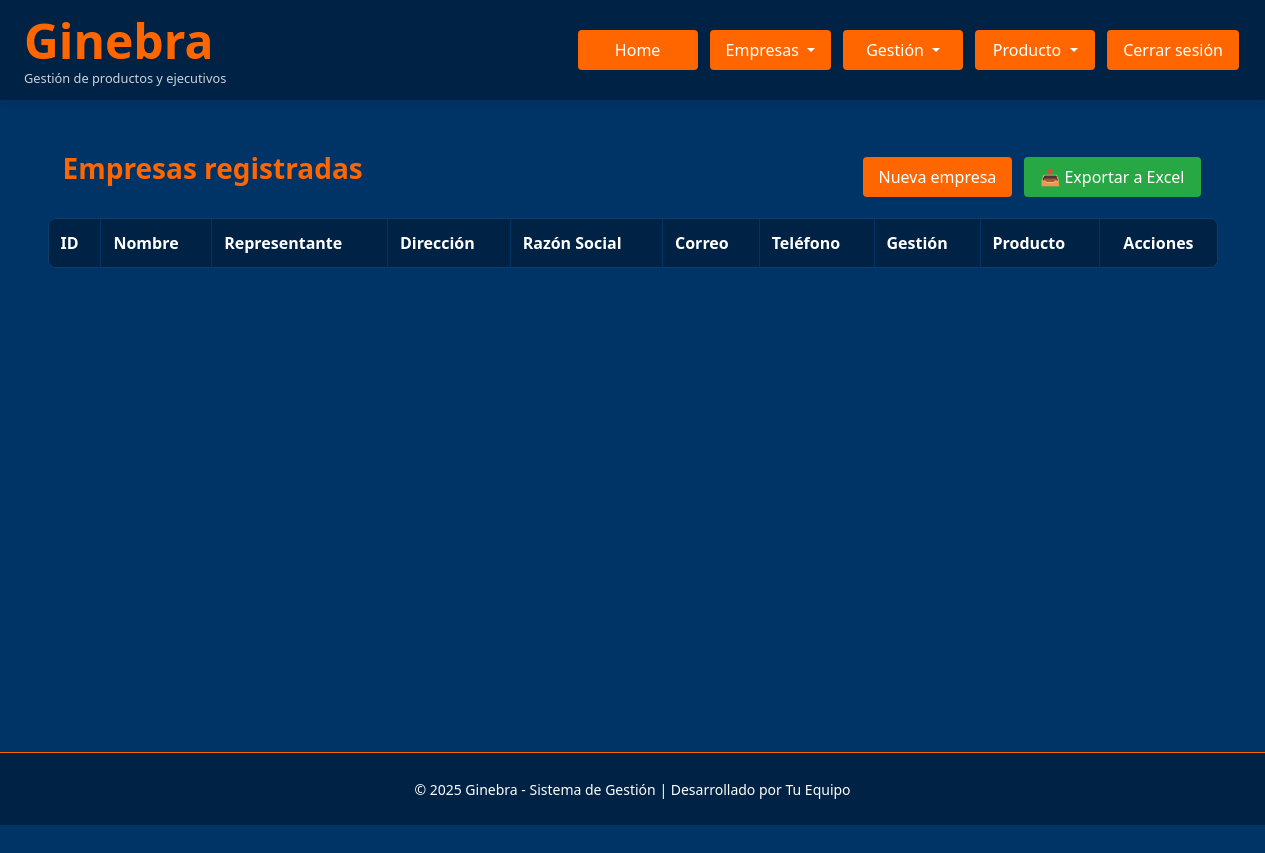
The page /admin/empresas (signed in) on the database as committed earlier.
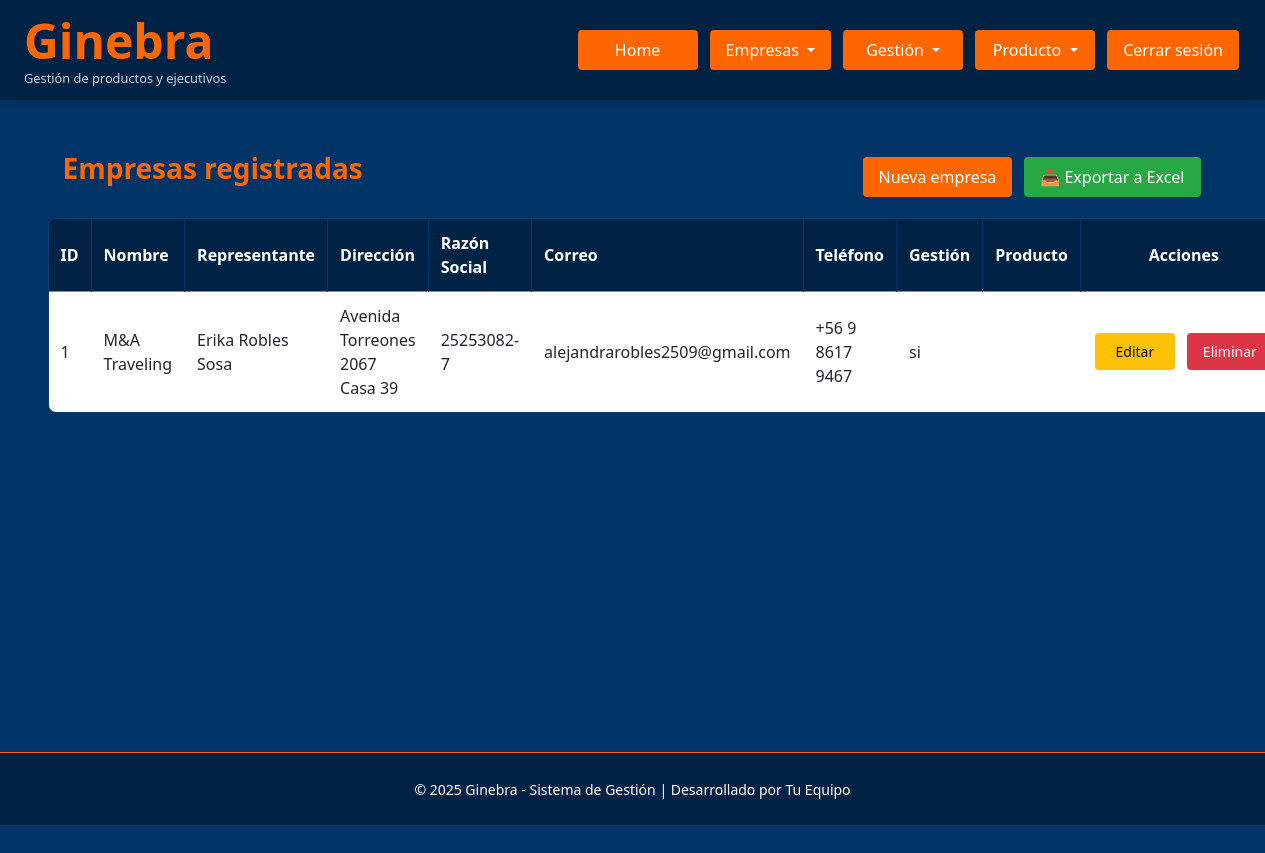
The same page on the database as committed later.
### Ginebra.py (models this page shows)
class Empresa(db.Model):
    id = db.Column(db.Integer, primary_key=True)
    nombre = db.Column(db.String(100))
    representante = db.Column(db.String(100))
    telefono = db.Column(db.String(20))
    correo = db.Column(db.String(100))
    direccion = db.Column(db.String(200))
    razon_social = db.Column(db.String(100))
    tiene_gestion = db.Column(db.Enum(*GESTION_OPTIONS, name='gestion_options'), default='no')
    tiene_productos = db.Column(db.Enum(*PRODUCTOS_OPTIONS, name='productos_options'), default='no')

### Ginebra.py (the view)
@app.route('/admin/empresas')
@login_required
@rol_required('admin', 'master')
def empresas_asociadas():
    empresas = Empresa.query.all()
    return render_template('empresas_asociadas.html', empresas=empresas)

### Ginebra.py (called while the page is built)
@login_manager.user_loader
def load_user(user_id):
    return Usuario.query.get(int(user_id))

@app.context_processor
def inject_global_functions():
    return dict(ruta_inicio_por_rol=ruta_inicio_por_rol)

def rol_required(*roles):
    def decorator(f):
        @wraps(f)
        def wrapped(*args, **kwargs):
            if current_user.rol not in roles:
                flash('Acceso denegado.', 'danger')
                return redirect(url_for('dashboard'))
            return f(*args, **kwargs)
        return wrapped
    return decorator

def ruta_inicio_por_rol(usuario):
    if usuario.rol in ('master', 'admin'):
        return 'admin_panel'
    elif usuario.rol == 'controling':
        return 'controling_panel'
    elif usuario.rol == 'analista':
        return 'analista_panel'
    elif usuario.rol == 'ejecutivo':
        return 'ejecutivo_panel'
    else:
        return 'login'

### templates/empresas_asociadas.html (shortened to what this page needs)
{% extends "base.html" %}
{% block extra_css %}
<link rel="stylesheet" href="{{ url_for('static', filename='empresas_asociadas.css') }}">
{% endblock %}
{% block content %}
  <div class="container" style="margin-top: 120px;">
    <div class="d-flex justify-content-between align-items-center mb-3">
      <h3 class="mb-3">Empresas registradas</h3>
              {% if current_user.rol in ['admin', 'master'] %}
          <div class="d-flex gap-2">
            <a href="{{ url_for('nueva_empresa') }}" class="btn btn-custom">Nueva empresa</a>
            <a href="{{ url_for('exportar_empresas') }}" class="btn btn-success">📤 Exportar a Excel</a>
          </div>
        {% endif %}
      </div>
    </div>
    {% if current_user.rol in ['admin', 'master'] %}
    <table class="table table-bordered table-hover text-white align-middle">
      <thead>
        <tr>
          <th>ID</th>
          <th>Nombre</th>
          <th>Representante</th>
          <th>Dirección</th>
          <th>Razón Social</th>
          <th>Correo</th>
          <th>Teléfono</th>
          <th>Gestión</th>
          <th>Producto</th>
          <th class="text-center">Acciones</th>
        </tr>
      </thead>
      <tbody>
        {% for empresa in empresas %}
        <tr>
          <td>{{ empresa.id }}</td>
          <td>{{ empresa.nombre }}</td>
          <td>{{ empresa.representante }}</td>
          <td>{{ empresa.direccion }}</td>
          <td>{{ empresa.razon_social }}</td>
          <td>{{ empresa.correo }}</td>
          <td>{{ empresa.telefono }}</td>
          <td>{{ empresa.tiene_gestion }}</td>
          <td>{{ empresa.tiene_producto }}</td>
          <td class="text-center">
            <div class="d-inline-flex gap-2">
              <a href="{{ url_for('editar_empresa', id=empresa.id) }}" class="btn btn-sm btn-warning">Editar</a>
              <form action="{{ url_for('eliminar_empresa', id=empresa.id) }}" method="post"
                onsubmit="return confirm('¿Seguro que quieres eliminar esta empresa?')">
                <button type="submit" class="btn btn-sm btn-danger">Eliminar</button>
              </form>
            </div>
          </td>
        </tr>
        {% endfor %}
      </tbody>
    </table>
    {% endif %}
  </div>
{% endblock %}

### templates/base.html (shortened to what this page needs)
<!DOCTYPE html>
<html lang="es">
<head>
    <link href="https://cdn.jsdelivr.net/npm/bootstrap@5.3.0/dist/css/bootstrap.min.css" rel="stylesheet" />
    <link rel="stylesheet" href="{{ url_for('static', filename='base.css') }}" />
    {% block extra_css %}{% endblock %}
</head>
<body>
    {% block navbar %}
    <nav class="navbar-custom d-flex justify-content-between align-items-center px-4">
        <div class="logo">
            <h1 class="m-0">
                <a href="{% if current_user.is_authenticated %}{{ url_for(ruta_inicio_por_rol(current_user)) }}{% else %}{{ url_for('login') }}{% endif %}"
                   style="color: inherit; text-decoration: none;">
                    Ginebra
                </a>
            </h1>
            <p class="subtitulo">Gestión de productos y ejecutivos</p>
        </div>
        <div class="nav-links d-flex gap-2 align-items-center">
            {% if current_user.is_authenticated %}
                <a href="{{ url_for(ruta_inicio_por_rol(current_user)) }}" class="btn btn-custom">Home</a>
                {% if current_user.rol in ['admin', 'master'] %}
                <div class="dropdown">
                    <button class="btn btn-custom dropdown-toggle" type="button" data-bs-toggle="dropdown">
                        Empresas
                    </button>
                </div>
                {% endif %}
                {% if current_user.rol in ['admin', 'master', 'controling', 'ejecutivo'] %}
                <div class="dropdown">
                    <button class="btn btn-custom dropdown-toggle" type="button" data-bs-toggle="dropdown"
                            {% if current_user.empresa and current_user.empresa.tiene_gestion != 'si' %}disabled{% endif %}>
                        Gestión
                    </button>
                </div>
                {% endif %}
                {% if current_user.rol in ['admin', 'master', 'analista'] %}
                <div class="dropdown">
                    <button class="btn btn-custom dropdown-toggle" type="button" data-bs-toggle="dropdown"
                            {% if current_user.empresa and current_user.empresa.tiene_productos != 'si' %}disabled{% endif %}>
                        Producto
                    </button>
                </div>
                {% endif %}
                <a href="{{ url_for('logout') }}" class="btn btn-custom">Cerrar sesión</a>
            {% endif %}
        </div>
    </nav>
    {% endblock %}
    <main class="main-content">
        <div class="container">
            {% block content %}{% endblock %}
    </main>
    {% block footer %}
    <footer>
        <small>© 2025 Ginebra - Sistema de Gestión | Desarrollado por {% block footer_dev %}Tu Equipo{% endblock %}</small>
    </footer>
    {% endblock %}
</body>
</html>

### statics/base.css (style rules this page uses)
:root { --primary-bg-color: #003366; --secondary-bg-color: #002244; --accent-color: #ff6600; --text-color: #fff; --hover-color: #ffffff; --light-hover-color: #ffcc99; --success-color: #28a745; --warning-color: #ffc107; --danger-color: #dc3545; --info-color: #17a2b8; }
body { background-color: var(--primary-bg-color); color: var(--text-color); font-family: "Segoe UI", Tahoma, Geneva, Verdana, sans-serif; margin: 0; padding: 0; min-height: 100vh; }
a { color: var(--text-color); text-decoration: none; }
form { display: inline; }
.navbar-custom { position: fixed; top: 0; width: 100%; height: 100px; z-index: 1050; background-color: var(--secondary-bg-color); color: var(--text-color); padding: 10px 0; box-shadow: 0 2px 8px rgba(0, 0, 0, 0.08); }
.navbar-custom .logo h1 { color: var(--accent-color); font-weight: bold; font-size: 3rem; margin: 0; }
.navbar-custom .logo .subtitulo { color: var(--text-color); font-size: 0.8rem; margin: 0; opacity: 0.8; }
.nav-links { display: flex; gap: 8px; align-items: center; }
.btn, .btn-custom, .dropdown-toggle, .btn-login { background-color: var(--accent-color) !important; color: var(--text-color) !important; border: none !important; padding: 8px 16px; border-radius: 4px; font-weight: 500; text-align: center; transition: background-color 0.3s ease; text-decoration: none; min-width: 120px; margin: 0 2px; }
.btn-success { background-color: var(--success-color) !important; }
.btn-warning { background-color: var(--warning-color) !important; color: #000 !important; }
.btn-danger { background-color: var(--danger-color) !important; }
.main-content { margin-top: 120px; padding: 2rem 0; min-height: calc(100vh - 200px); }
.container { max-width: 1200px; margin: 0 auto; padding: 0 15px; }
h1, h2, h3, h4, h5, h6 { color: var(--accent-color); font-weight: 600; }
h3, h4 { margin-bottom: 1.5rem; }
.table { background-color: white; border: 1px solid var(--accent-color); color: #000; border-radius: 8px; overflow: hidden; }
.table thead { background-color: var(--secondary-bg-color); }
.table thead th { color: var(--text-color); border-color: var(--primary-bg-color); font-weight: 600; }
.table th, .table td { vertical-align: middle; border-color: #dee2e6; padding: 12px; }
.table td.text-center { white-space: nowrap; }
.table .btn { margin: 2px; min-width: 80px; }
footer { background-color: var(--secondary-bg-color); color: var(--text-color); text-align: center; padding: 1.5rem 0; margin-top: 2rem; border-top: 1px solid var(--accent-color); }

### statics/empresas_asociadas.css (style rules this page uses)
.table { background-color: rgba(255, 255, 255, 0.05); }
.table th { background-color: var(--secondary-bg-color); border-color: var(--accent-color); font-weight: 600; }
.table td { border-color: rgba(255, 255, 255, 0.1); vertical-align: middle; }
.btn-warning { background-color: #ffc107; border-color: #ffc107; color: #000; }
.btn-danger { background-color: #dc3545; border-color: #dc3545; }
.btn-success { background-color: #28a745; border-color: #28a745; }
.container { margin-top: 0px !important; }
h3 { color: var(--accent-color); font-weight: 600; }

Rows that differ between the two databases and show on the page:
added Empresa: id "1", nombre "M&A Traveling", representante "Erika Robles Sosa", direccion "Avenida Torreones 2067 Casa 39", razon_social "25253082-7", correo "alejandrarobles2509@gmail.com", telefono "+56 9 8617 9467", tiene_gestion "si"
